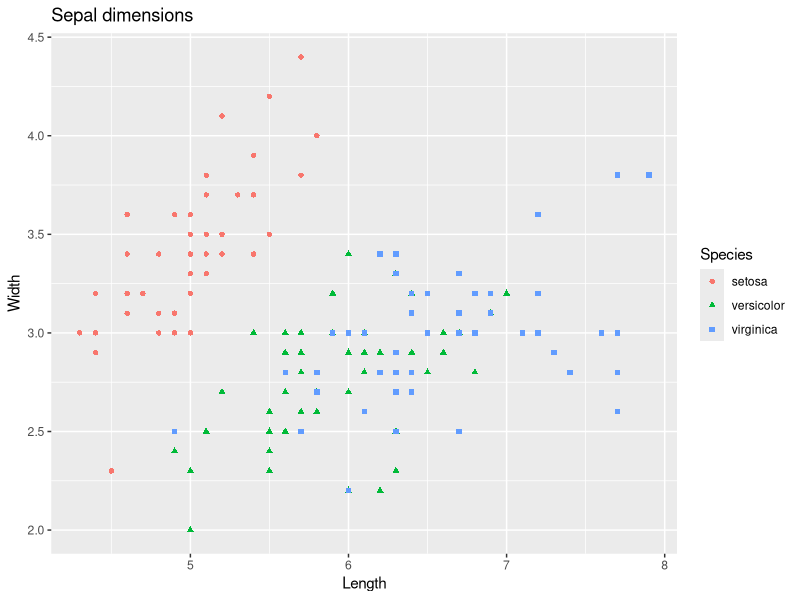
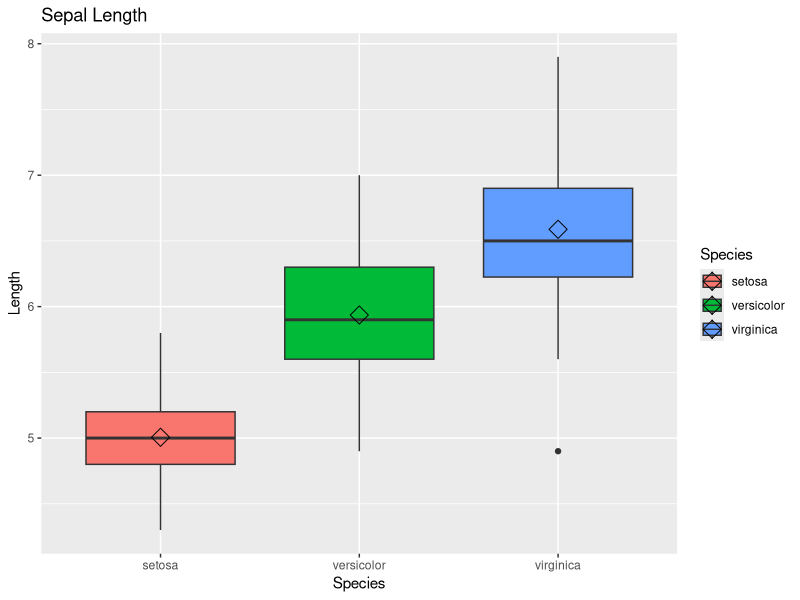
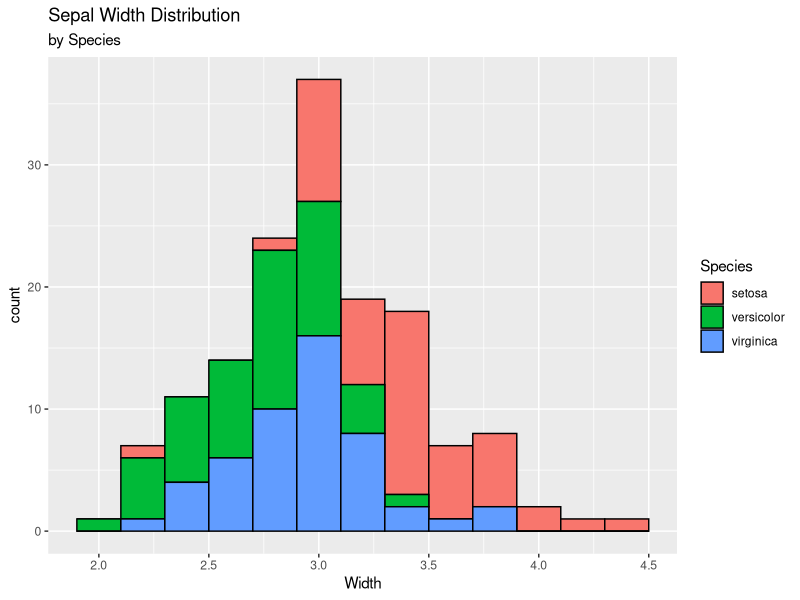
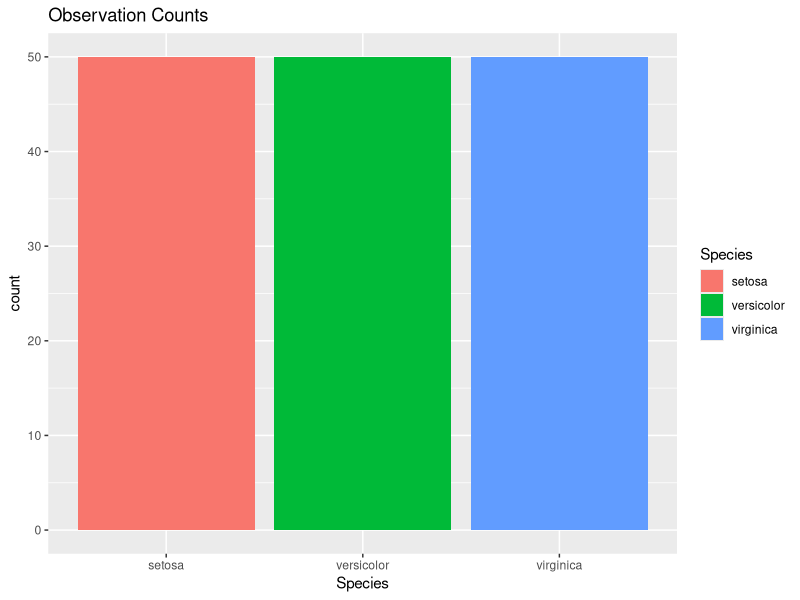
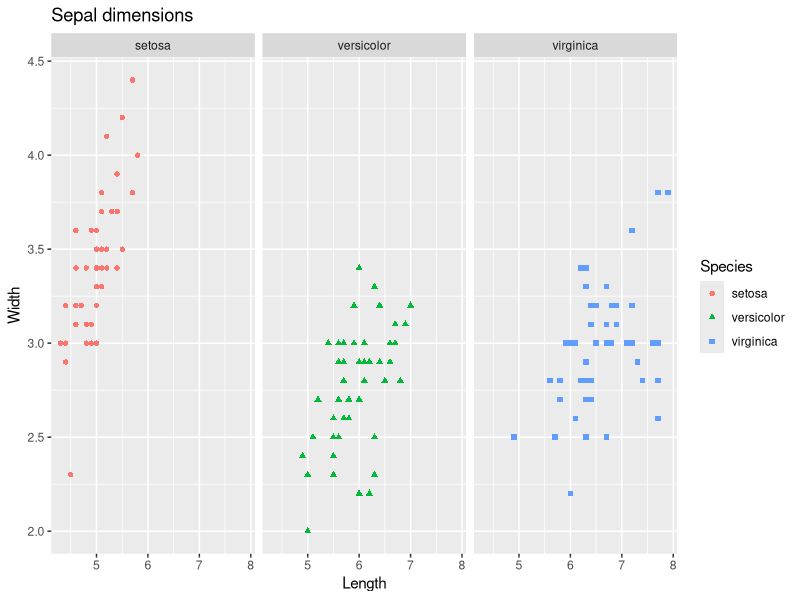
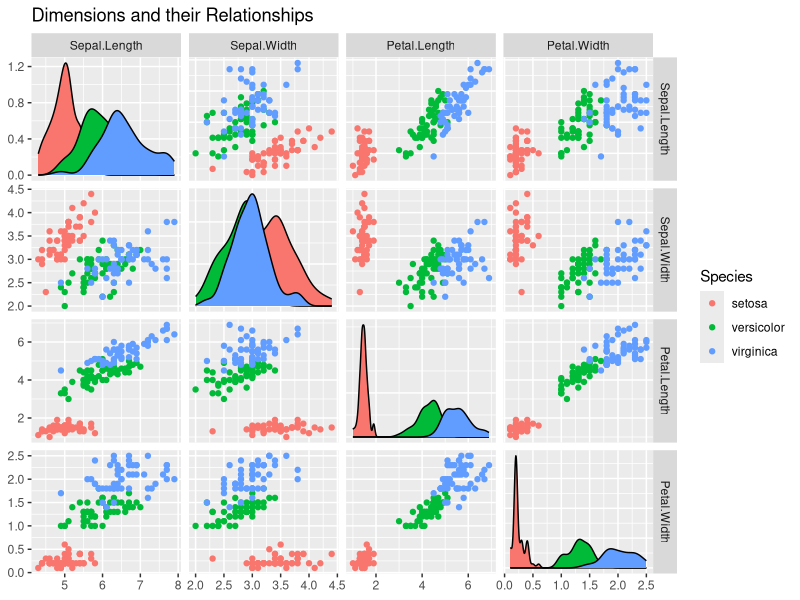

Generate these figures, in order, with R:
# Load packages:
library(tidyverse)
library(GGally)

# Load data:
data(iris)
# Explore Data:
head(iris) # First 6 rows of dataset
summary(iris) # Simple summary statistics overview of all variables
str(iris) # Structure of object together with class information

# From simple data.frame to tibble:
iris <- 
  iris |> 
  as_tibble()

# Manipulate data

# Compute mean of Sepal/Petal Length/Width for each Species:
iris |> 
  group_by(Species) |> 
  summarize(across(everything(), mean))

# Data Visualization with ggplot2

# Scatter-pLots of Sepal Width vs Length by Species:
iris |> 
  ggplot(aes(Sepal.Length, Sepal.Width, 
             color = Species, shape = Species)) + 
  geom_point() + 
  labs(
    title = "Sepal dimensions", 
    x = "Length", 
    y = "Width"
    )
# Box-plots of Sepal.Length by Species, including means:
iris |> 
  ggplot(aes(Species, Sepal.Length, 
             fill = Species)) + 
  geom_boxplot() + 
  stat_summary(fun.y = mean, 
               geom = "point", 
               shape = 5, 
               size = 4) + 
  labs(
    title = "Sepal Length", 
    y = "Length"
    )
# Histograms of Sepal.Width by Species:
iris |> 
  ggplot(aes(Sepal.Width, 
             fill = Species)) + 
  geom_histogram(binwidth=0.2, 
                 color="black") + 
  labs(
    title = "Sepal Width Distribution", 
    subtitle = "by Species", 
    x = "Width"
    )
# Bar-plot of number of observations by Species:
iris |> 
  ggplot(aes(Species, 
             fill = Species)) + 
  geom_bar() + 
  labs(title = "Observation Counts")
# Scatter-plots again, but now faceted along columns:
iris |> 
  ggplot(aes(Sepal.Length, Sepal.Width, 
             color = Species, 
             shape = Species)) + 
  geom_point(size = 1.5) + 
  facet_grid(. ~ Species) + 
  labs(
    title = "Sepal dimensions", 
    x = "Length", 
    y = "Width"
    )

# Pairs-plot of numeric variables by Species:
iris |> 
  ggpairs(aes(color = Species), 
          columns = 1:4, 
          upper = list(continuous = "points"), 
          legend = 3) + 
  labs(title = "Dimensions and their Relationships")

